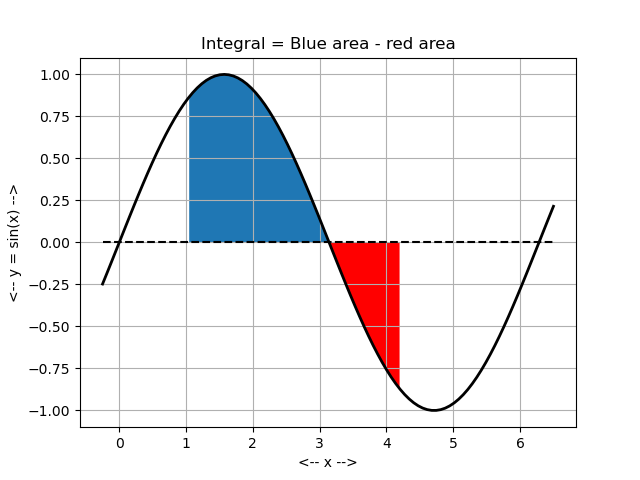

Write the Python code that produced this figure.
#! /usr/bin/env python3
#
def integral_between ( ):

#*****************************************************************************80
#
## integral_between() suggests how an integral relates to area under a curve.
#
#  Licensing:
#
#    This code is distributed under the MIT license. 
#
#  Modified:
#
#    13 May 2022
#
#  Author:
#
#    John Burkardt
#
  import matplotlib.pyplot as plt
  import matplotlib
  import numpy as np
  import platform

  print ( '' )
  print ( 'integral_between():' )
  print ( '  python version:     ' + platform.python_version ( ) )
  print ( '  numpy version:      ' + np.version.version )
  print ( '  matplotlib version: ' + matplotlib.__version__ )
  print ( '  Plot a curve, and fill some of the area between it' )
  print ( '  and the x-axis.' )

# make data

  x1 = np.linspace ( -0.25, 6.5, 101 )
  y1 = np.sin ( x1 )

  x2 = np.linspace ( np.pi / 3.0, np.pi, 101 )
  y2_hi = np.sin ( x2 )
  y2_lo = np.zeros ( 101 )

  x3 = np.linspace ( np.pi, 4.0 * np.pi / 3.0, 101 )
  y3_hi = np.sin ( x3 )
  y3_lo = np.zeros ( 101 )
#
#  Plot the curve, the positive and negative areas, and the axis.
#
  plt.plot ( x1, y1, 'k-', linewidth = 2 )
  plt.fill_between ( x2, y2_lo, y2_hi, linewidth = 0 )
  plt.fill_between ( x3, y3_lo, y3_hi, linewidth = 0, color = 'r')
  plt.plot ( [ -0.25, 6.5 ], [ 0.0, 0.0 ], 'k--' )

  plt.grid ( True )
  plt.title ( 'Integral = Blue area - red area' )
  plt.xlabel ( '<-- x -->' )
  plt.ylabel ( '<-- y = sin(x) -->' )
  filename = 'integral_between.png'
  plt.savefig ( filename )
  print ( '  Graphics saved as "' + filename + '"' )
  plt.show ( block = False )
  plt.close ( )

if ( __name__ == '__main__' ):
  integral_between ( )
